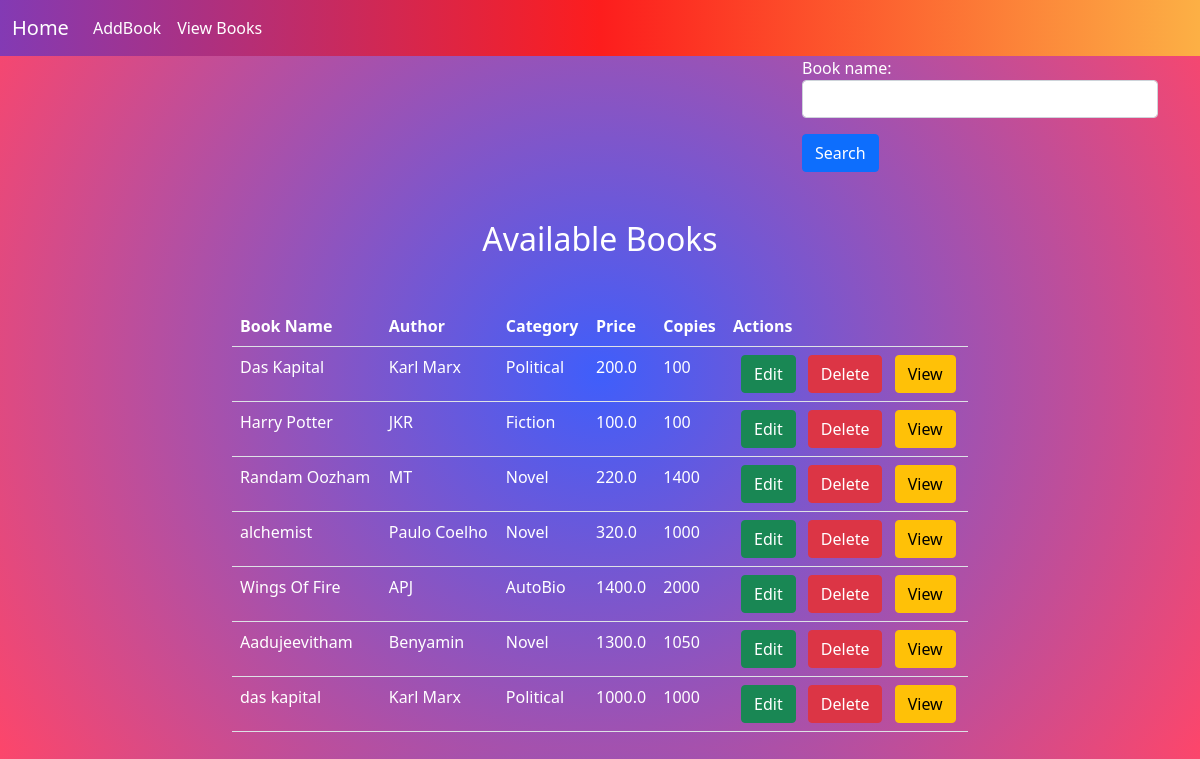
The page /AddBook/books on the database as committed earlier.
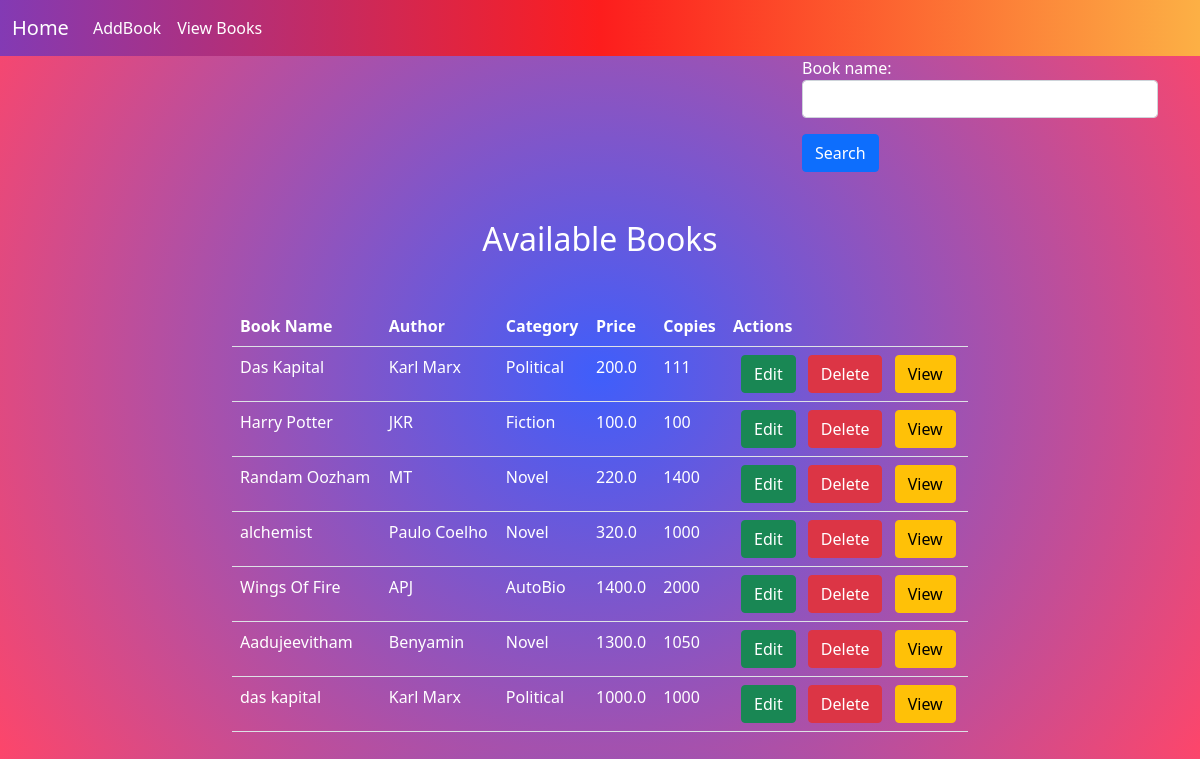
The same page on the database as committed later.
### AddBook/models.py (models this page shows, shortened)
class AddBooks(models.Model):
    book_name = models.CharField(max_length=70,unique=True)
    author = models.CharField(max_length=15)
    category = models.CharField(max_length=20)
    price = models.FloatField(default=50)
    copies = models.IntegerField()

### AddBook/views.py (the view, shortened to what this page needs)
# urls.py: path('books',get_books,name="booklist"),
def get_books(request):
    context = {}
    form = SearchForm()
    context['form'] = form
    books = AddBooks.objects.all()
    context['books'] = books
    return render(request,"book_list.html",context)

### AddBook/forms.py
class SearchForm(forms.Form):
    book_name = forms.CharField(max_length=20,widget=(forms.TextInput(attrs={'class':'form-control'})))

### AddBook/templates/book_list.html (shortened to what this page needs)
<!DOCTYPE html>
{%extends 'base.html'%}
{%block body_block%}
<div class="container text-white">
    <div class="row">
        <div class="col-4"></div>
        <div class="col-4"></div>
        <div class="col-4">
            <form action="" method="post">
            {{form.as_p}}
            <input type="submit"  value="Search" class="btn btn-primary" >
        </form>
        </div>
    </div>
    <div class="row">
        <div class="col-2"></div>
        <div class="col-8">
            <h2 class="text-center mt-5">Available Books</h2>
            <table class="table text-white mt-5">
                <tr>
                    <th>Book Name</th>
                    <th>Author</th>
                    <th>Category</th>
                    <th>Price</th>
                    <th>Copies</th>
                    <th>Actions</th>
                </tr>
                {%if books%}
                {%for book in books%}
                <tr>
                    <td>{{book.book_name}}</td>
                    <td>{{book.author}}</td>
                    <td>{{book.category}}</td>
                    <td>{{book.price}}</td>
                    <td>{{book.copies}}</td>
                    <td class="text-white">
                        <a href="{%url 'update' book.id%}" class="btn btn-success ms-2">Edit</a>
                        <a href="{%url 'remove' book.id%}" class="btn btn-danger ms-2">Delete</a>
                        <a href="{%url 'details' book.id%}" class="btn btn-warning ms-2">View</a>
                    </td>
                </tr>
                {%endfor%}
                {%else%}
                    <tr>
                        <td colspan="5">
                            <h3>No books found!!</h3>
                        </td>
                    </tr>
                {%endif%}
            </table>
        </div>
        <div class="col-2"></div>
    </div>
</div>
{%endblock%}

Rows that differ between the two databases and show on the page:
changed AddBooks "Das Kapital": copies "100" → "111"
